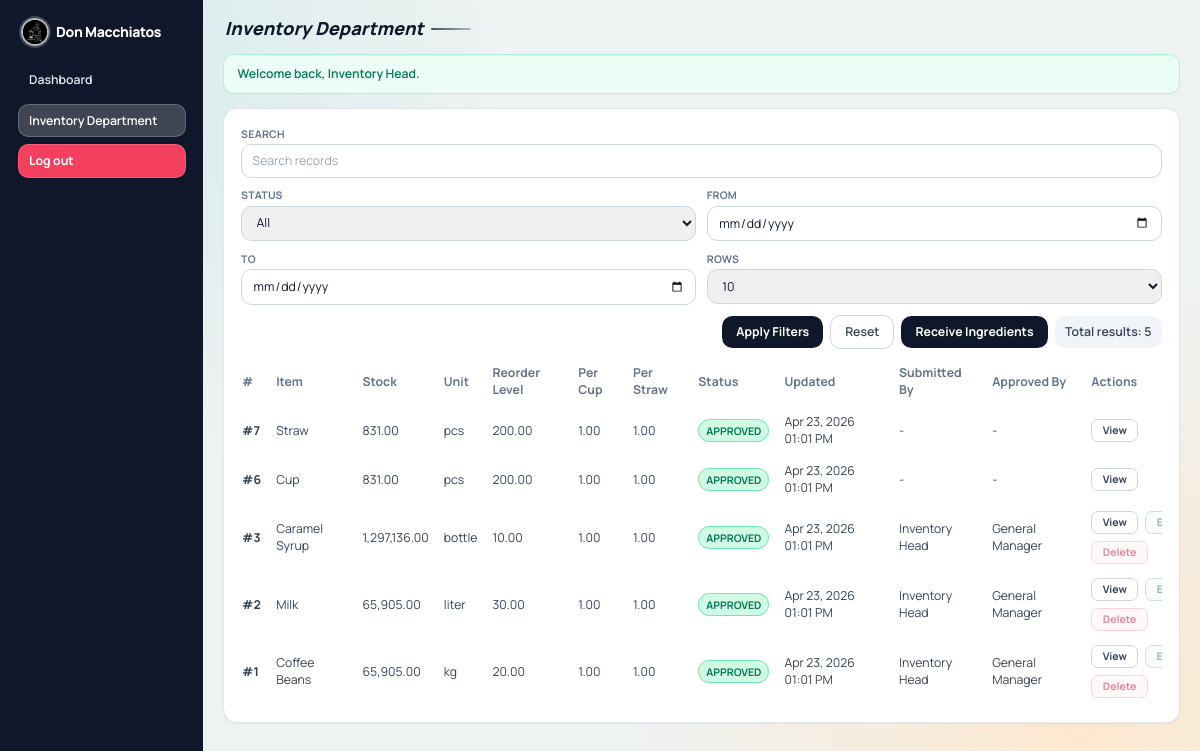
Screenshot of /department.php?dept=inventory (signed in) with the database file from the repository.
### tables this page shows
CREATE TABLE `inventory_items` (
  `id` int(10) UNSIGNED NOT NULL,
  `item_name` varchar(120) NOT NULL,
  `unit` varchar(30) NOT NULL,
  `stock_qty` decimal(12,2) NOT NULL DEFAULT 0.00,
  `reorder_level` decimal(12,2) NOT NULL DEFAULT 0.00,
  `per_cup_qty` decimal(12,2) NOT NULL DEFAULT 1.00,
  `per_straw_qty` decimal(12,2) NOT NULL DEFAULT 1.00,
  `notes` text DEFAULT NULL,
  `status` enum('pending','approved','rejected') NOT NULL DEFAULT 'pending',
  `submitted_by` int(10) UNSIGNED DEFAULT NULL,
  `approved_by` int(10) UNSIGNED DEFAULT NULL,
  `approval_note` text DEFAULT NULL,
  `approved_at` datetime DEFAULT NULL,
  `created_at` datetime NOT NULL DEFAULT current_timestamp(),
  `updated_at` datetime NOT NULL DEFAULT current_timestamp() ON UPDATE current_timestamp()
);

CREATE TABLE `users` (
  `id` int(10) UNSIGNED NOT NULL,
  `full_name` varchar(120) NOT NULL,
  `username` varchar(60) NOT NULL,
  `password_hash` varchar(255) NOT NULL,
  `role` enum('general_manager','department_head') NOT NULL,
  `department` enum('purchasing','inventory','production','sales','accounting','crm','marketing') DEFAULT NULL,
  `created_at` datetime NOT NULL DEFAULT current_timestamp(),
  `updated_at` datetime NOT NULL DEFAULT current_timestamp() ON UPDATE current_timestamp()
);

### includes/functions.php (called while the page is built, shortened)
<?php
function e($value): string
{
    return htmlspecialchars((string) $value, ENT_QUOTES, 'UTF-8');
}
function department_configs(): array
{
    global $DEPARTMENT_CONFIG;
    return $DEPARTMENT_CONFIG;
}
function department_config(string $departmentKey): ?array
{
    $configs = department_configs();
    return $configs[$departmentKey] ?? null;
}
function status_badge_class(string $status): string
{
    if ($status === 'approved') {
        return 'bg-emerald-100 text-emerald-700 border border-emerald-300';
    }
    return 'bg-amber-100 text-amber-700 border border-amber-300';
}
function format_table_value(string $column, $value): string
{
    if (in_array($column, ['stock_qty', 'reorder_level', 'ingredient_used_qty', 'unit_price', 'stock_deduct_qty', 'per_cup_qty', 'per_straw_qty', 'amount', 'total_amount', 'total_spent', 'requested_qty', 'quoted_unit_cost', 'estimated_total'], true)) {
        return number_format((float) $value, 2);
    }
    if (in_array($column, ['created_at', 'updated_at', 'approved_at', 'last_purchase_at', 'paid_at'], true)) {
        $timestamp = strtotime((string) $value);
        return $timestamp ? date('M d, Y h:i A', $timestamp) : (string) $value;
    }
    return (string) $value;
}

### department.php (the view, shortened to what this page needs)
<?php
$department = $_GET['dept'] ?? '';
$config = department_config($department);
$pdo = db();
$table = $config['table'];
$search = trim((string) ($_GET['q'] ?? ''));
$statusFilter = (string) ($_GET['status'] ?? 'all');
$dateFrom = (string) ($_GET['from'] ?? '');
$dateTo = (string) ($_GET['to'] ?? '');
$page = max(1, (int) ($_GET['page'] ?? 1));
$perPage = (int) ($_GET['per_page'] ?? 10);
$allowedPerPage = [10, 25, 50, 100];
$statusOptions = ['all', 'pending', 'approved', 'rejected'];
if (!preg_match('/^\d{4}-\d{2}-\d{2}$/', $dateFrom)) {
    $dateFrom = '';
}
if (!preg_match('/^\d{4}-\d{2}-\d{2}$/', $dateTo)) {
    $dateTo = '';
}
$where = [];
$params = [];
$whereSql = $where ? ('WHERE ' . implode(' AND ', $where)) : '';
$countStmt = $pdo->prepare("SELECT COUNT(*)
    FROM {$table} t
    LEFT JOIN users su ON su.id = t.submitted_by
    LEFT JOIN users au ON au.id = t.approved_by
    {$whereSql}");
$countStmt->execute($params);
$totalRows = (int) $countStmt->fetchColumn();
$offset = ($page - 1) * $perPage;
$stmt = $pdo->prepare("SELECT t.*, su.full_name AS submitted_name, au.full_name AS approved_name
    FROM {$table} t
    LEFT JOIN users su ON su.id = t.submitted_by
    LEFT JOIN users au ON au.id = t.approved_by
    {$whereSql}
    ORDER BY t.id DESC
    LIMIT {$perPage} OFFSET {$offset}");
$stmt->execute($params);
$rows = $stmt->fetchAll();
$inventoryMap = [];
$createButtonLabel = (string) ($config['create_button_label'] ?? 'Create Record');
$formatIngredientSelection = static function ($value, ?array $record = null) use ($inventoryMap): string {
    $ids = normalize_inventory_item_ids($value);
    if ($ids === [] && $record !== null) {
        $ids = inventory_item_ids_from_record($record);
    }
    return format_inventory_item_selection($ids, $inventoryMap);
};
require_once __DIR__ . '/includes/layout_top.php';
?>
<section class="rounded-2xl border border-slate-200 bg-white p-5 shadow-sm">
    <form method="get" class="grid gap-3 md:grid-cols-2 xl:grid-cols-6">
        <div class="md:col-span-2 xl:col-span-2">
            <label class="block text-xs font-bold uppercase tracking-wide text-slate-500">Search</label>
            <input type="text" name="q" value="<?= e($search) ?>" placeholder="Search records" class="mt-1 w-full rounded-xl border border-slate-300 px-3 py-2 text-sm focus:border-brand-500 focus:outline-none focus:ring-2 focus:ring-brand-100">
        </div>
        <div>
            <label class="block text-xs font-bold uppercase tracking-wide text-slate-500">Status</label>
            <select name="status" class="mt-1 w-full rounded-xl border border-slate-300 px-3 py-2 text-sm focus:border-brand-500 focus:outline-none focus:ring-2 focus:ring-brand-100">
                <?php foreach ($statusOptions as $option): ?>
                    <option value="<?= e($option) ?>" <?= $statusFilter === $option ? 'selected' : '' ?>><?= e(ucfirst($option)) ?></option>
                <?php endforeach; ?>
            </select>
        </div>
        <div>
            <label class="block text-xs font-bold uppercase tracking-wide text-slate-500">From</label>
            <input type="date" name="from" value="<?= e($dateFrom) ?>" class="mt-1 w-full rounded-xl border border-slate-300 px-3 py-2 text-sm focus:border-brand-500 focus:outline-none focus:ring-2 focus:ring-brand-100">
        </div>
        <div>
            <label class="block text-xs font-bold uppercase tracking-wide text-slate-500">To</label>
            <input type="date" name="to" value="<?= e($dateTo) ?>" class="mt-1 w-full rounded-xl border border-slate-300 px-3 py-2 text-sm focus:border-brand-500 focus:outline-none focus:ring-2 focus:ring-brand-100">
        </div>
        <div>
            <label class="block text-xs font-bold uppercase tracking-wide text-slate-500">Rows</label>
            <select name="per_page" class="mt-1 w-full rounded-xl border border-slate-300 px-3 py-2 text-sm focus:border-brand-500 focus:outline-none focus:ring-2 focus:ring-brand-100">
                <?php foreach ($allowedPerPage as $size): ?>
                    <option value="<?= e((string) $size) ?>" <?= $perPage === $size ? 'selected' : '' ?>><?= e((string) $size) ?></option>
                <?php endforeach; ?>
            </select>
        </div>
        <div class="md:col-span-2 xl:col-span-6 flex flex-wrap items-center gap-2">
            <div class="ml-auto flex flex-wrap items-center justify-end gap-2">
                <button type="submit" class="rounded-xl bg-slate-900 px-4 py-2 text-sm font-bold text-white hover:bg-slate-800">Apply Filters</button>
                <a href="department.php?dept=<?= e($department) ?>" class="rounded-xl border border-slate-300 bg-white px-4 py-2 text-sm font-semibold text-slate-700 hover:bg-slate-50">Reset</a>
                <button type="button" onclick="openModal('modal-create')" class="rounded-xl bg-slate-900 px-4 py-2 text-sm font-bold text-white hover:bg-slate-800"><?= e($createButtonLabel) ?></button>
                <p class="rounded-xl bg-slate-100 px-3 py-2 text-sm font-semibold text-slate-700">Total results: <?= e((string) $totalRows) ?></p>
            </div>
        </div>
    </form>
    <div class="table-scroll mt-4">
        <table class="stack-table w-full min-w-[980px] text-sm">
            <thead>
            <tr class="text-left text-slate-500">
                <th class="pb-2 pr-4" data-priority="high">#</th>
                <?php foreach ($config['list_columns'] as $label => $column): ?>
                    <th class="pb-2 pr-4" data-priority="medium"><?= e($label) ?></th>
                <?php endforeach; ?>
                <th class="pb-2 pr-4" data-priority="low">Submitted By</th>
                <th class="pb-2 pr-4" data-priority="low">Approved By</th>
                <th class="pb-2" data-priority="high">Actions</th>
            </tr>
            </thead>
            <tbody class="text-slate-700">
            <?php if ($rows): ?>
                <?php foreach ($rows as $row): ?>
                    <?php
                    $rowId = (int) $row['id'];
                    $canManage = (($user['role'] ?? '') === ROLE_GENERAL_MANAGER || (int) ($row['submitted_by'] ?? 0) === (int) ($user['id'] ?? 0));
                    $isApproved = ($row['status'] ?? '') === 'approved';
                    ?>
                    <tr class="border-t border-slate-100">
                        <td class="py-2 pr-4 font-bold">#<?= e((string) $rowId) ?></td>
                        <?php foreach ($config['list_columns'] as $column): ?>
                            <td class="py-2 pr-4">
                                <?php if ($column === 'status'): ?>
                                    <span class="rounded-full px-2 py-1 text-xs font-bold <?= e(status_badge_class((string) $row[$column])) ?>"><?= e(strtoupper((string) $row[$column])) ?></span>
                                <?php elseif ($column === 'inventory_item_id'): ?>
                                    <?= e($inventoryMap[(int) ($row[$column] ?? 0)] ?? '-') ?>
                                <?php elseif ($column === 'ingredient_item_ids'): ?>
                                    <?= e($formatIngredientSelection($row[$column] ?? null, $row)) ?>
                                <?php else: ?>
                                    <?= e(format_table_value($column, $row[$column] ?? null)) ?>
                                <?php endif; ?>
                            </td>
                        <?php endforeach; ?>
                        <td class="py-2 pr-4"><?= e($row['submitted_name'] ?? '-') ?></td>
                        <td class="py-2 pr-4"><?= e($row['approved_name'] ?? '-') ?></td>
                        <td class="py-2">
                            <div class="flex flex-wrap gap-2">
                                <button type="button" onclick="openModal('view-<?= e($department) ?>-<?= e((string) $rowId) ?>')" class="rounded-lg border border-slate-300 bg-white px-3 py-1 text-xs font-bold text-slate-700 hover:bg-slate-50">View</button>
                                <?php if ($canManage): ?>
                                    <button type="button" onclick="openModal('edit-<?= e($department) ?>-<?= e((string) $rowId) ?>')" class="rounded-lg border border-brand-300 bg-brand-50 px-3 py-1 text-xs font-bold text-brand-700 hover:bg-brand-100 <?= $isApproved ? 'opacity-50 cursor-not-allowed pointer-events-none' : '' ?>">Edit</button>
                                    <button type="button" onclick="openModal('delete-<?= e($department) ?>-<?= e((string) $rowId) ?>')" class="rounded-lg border border-rose-300 bg-rose-50 px-3 py-1 text-xs font-bold text-rose-700 hover:bg-rose-100 <?= $isApproved ? 'opacity-50 cursor-not-allowed pointer-events-none' : '' ?>">Delete</button>
                                <?php endif; ?>
                            </div>
                        </td>
                    </tr>
                <?php endforeach; ?>
            <?php else: ?>
                <tr>
                    <td colspan="100%" class="py-4 text-center text-slate-500">No records yet for this department.</td>
                </tr>
            <?php endif; ?>
            </tbody>
        </table>
    </div>
</section>
<?php require_once __DIR__ . '/includes/layout_bottom.php'; ?>

### rows the page displays
inventory_items: id "7", item_name "Straw", stock_qty "831.00", unit "pcs", reorder_level "200.00", per_cup_qty "1.00", per_straw_qty "1.00", status "APPROVED", updated_at "Apr 23, 2026 01:01 PM", submitted_name "-", approved_name "-"
inventory_items: id "6", item_name "Cup", stock_qty "831.00", unit "pcs", reorder_level "200.00", per_cup_qty "1.00", per_straw_qty "1.00", status "APPROVED", updated_at "Apr 23, 2026 01:01 PM", submitted_name "-", approved_name "-"
inventory_items: id "3", item_name "Caramel Syrup", stock_qty "1,297,136.00", unit "bottle", reorder_level "10.00", per_cup_qty "1.00", per_straw_qty "1.00", status "APPROVED", updated_at "Apr 23, 2026 01:01 PM", submitted_by.full_name "Inventory Head", approved_by.full_name "General Manager"
inventory_items: id "2", item_name "Milk", stock_qty "65,905.00", unit "liter", reorder_level "30.00", per_cup_qty "1.00", per_straw_qty "1.00", status "APPROVED", updated_at "Apr 23, 2026 01:01 PM", submitted_by.full_name "Inventory Head", approved_by.full_name "General Manager"
inventory_items: id "1", item_name "Coffee Beans", stock_qty "65,905.00", unit "kg", reorder_level "20.00", per_cup_qty "1.00", per_straw_qty "1.00", status "APPROVED", updated_at "Apr 23, 2026 01:01 PM", submitted_by.full_name "Inventory Head", approved_by.full_name "General Manager"

### other values shown
APP_NAME "Don Macchiatos"
$departmentName "Inventory Department"
$pageTitle "Inventory Department"
$flash['message'] "Welcome back, Inventory Head."
$createButtonLabel "Receive Ingredients"
$totalRows "5"
$label "Item"
$label "Stock"
$label "Unit"
$label "Reorder Level"
$label "Per Cup"
$label "Per Straw"
$label "Status"
$label "Updated"
form field status "All"
